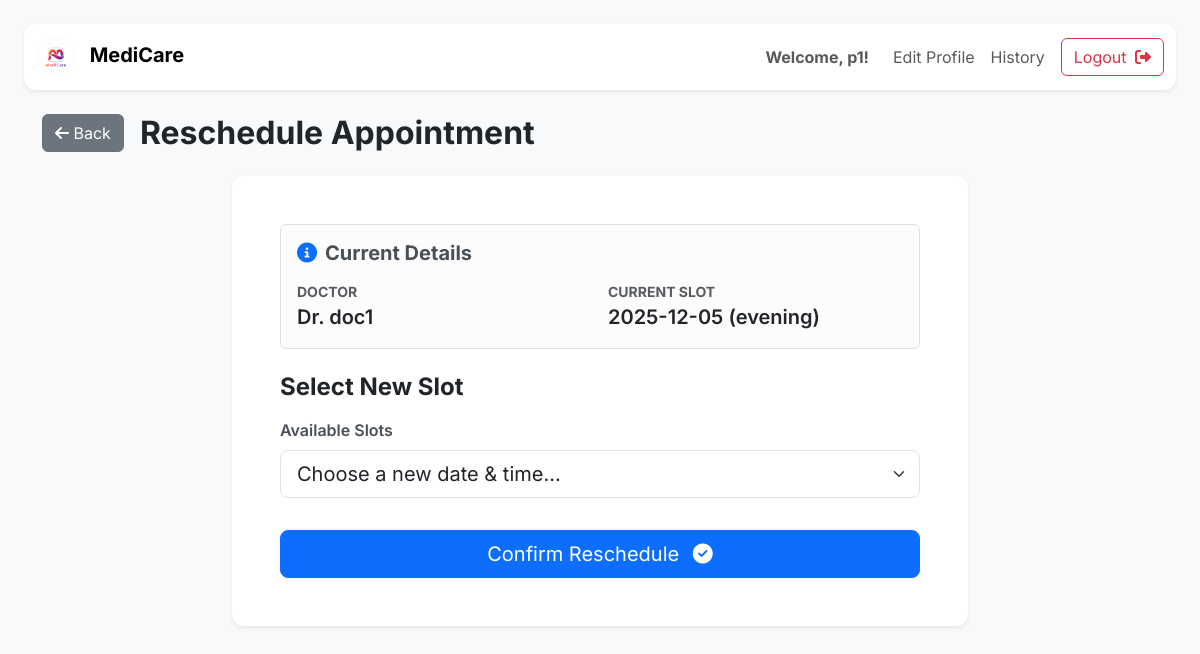
Screenshot of /reschedule_appointment/12 (signed in) with the database file from the repository.
### application/models.py (models this page shows)
class User(db.Model):
    __tablename__ = 'user'
    id = db.Column(db.Integer(),primary_key = True)
    blocked = db.Column(db.Boolean(), default=False, nullable=False)
    username = db.Column(db.String(), unique=True, nullable=False)
    password = db.Column(db.String(), nullable=False)
    type = db.Column(db.String(), default="patient", nullable=False)
    patient = db.relationship('Patient', backref='user', cascade="all, delete-orphan")
    doctor = db.relationship('Doctor', backref='user', cascade="all, delete-orphan")

class Doctor(db.Model):
    __tablename__ = 'doctor'
    id = db.Column(db.Integer(),primary_key = True)
    doctor_name = db.Column(db.String(), nullable=False)
    password = db.Column(db.String(), nullable=False)
    email = db.Column(db.String(), nullable=False)
    department_id = db.Column(db.Integer(), db.ForeignKey('department.id'), nullable=False)
    user_id = db.Column(db.Integer(), db.ForeignKey('user.id', ondelete="CASCADE"), nullable=False)
    type = db.Column(db.String(), nullable=False)
    experience = db.Column(db.Integer(), nullable=False)
    appointment = db.relationship('Appointment', backref='doctor')
    availability = db.relationship('Availability', backref='doctor', cascade="all, delete-orphan")

class Appointment(db.Model):
    __tablename__ = 'appointment'
    id = db.Column(db.Integer(),primary_key = True)
    patient_id = db.Column(db.Integer(), db.ForeignKey('patient.id', ondelete="CASCADE"), nullable=True)
    doctor_id = db.Column(db.Integer(), db.ForeignKey('doctor.id', ondelete="CASCADE"), nullable=True)
    date = db.Column(db.String(), nullable=False)
    time = db.Column(db.String(), nullable=False)
    visit_type = db.Column(db.String(), default="In-person", nullable=False)
    status = db.Column(db.String(), default="Upcoming")

### application/controllers.py (the view, shortened to what this page needs)
@app.route("/reschedule_appointment/<int:id>", methods=['GET', 'POST'])
def reschedule_appointment(id):
    patient, err = require_patient()
    if err: return err
    appt = Appointment.query.get_or_404(id)
    if appt.patient_id != patient.id:
        flash("Unauthorized!", "danger")
        return redirect("/patient")
    doctor = appt.doctor
    slots = Availability.query.filter_by(doctor_id=doctor.id, is_available=True).all()
    return render_template(
        "reschedule_appointment.html",
        appointment=appt,
        doctor=doctor,
        slots=slots,
        patient=patient,
        this_user=current_user()
    )

### application/controllers.py (called while the page is built)
def current_user():
    uid = session.get("user_id")
    return User.query.get(uid) if uid else None

def require_patient():
    user = current_user()
    if not user:
        return None, redirect("/login")
    patient = Patient.query.filter_by(user_id=user.id).first()
    if not patient:
        flash("Unauthorized!", "danger")
        return None, redirect("/patient")
    return patient, None

### templates/reschedule_appointment.html (shortened to what this page needs)
<!DOCTYPE html>
<html lang="en">
<head>
    <link href="https://cdn.jsdelivr.net/npm/bootstrap@5.3.2/dist/css/bootstrap.min.css" rel="stylesheet">
</head>
<body class="p-4">
    <nav class="navbar navbar-expand-lg navbar-light bg-white shadow-sm sticky-top mb-4" style="border-radius: 0.75rem;">
        <div class="container-fluid">
            <a class="navbar-brand" href="/patient">
                <img src="{{ url_for('static', filename='logo2.png') }}" alt="Logo" style="height: 40px; border-radius: 50%;">
                <span class="fw-bold ms-2">MediCare</span>
            </a>
            <div class="collapse navbar-collapse" id="patientNav">
                <ul class="navbar-nav ms-auto mb-2 mb-lg-0 align-items-center">
                    <li class="nav-item d-none d-lg-block">
                        <span class="navbar-text fw-bold me-3">Welcome, {{this_user.username}}!</span>
                    </li>
                    <li class="nav-item">
                        <a href="/edit_profile?username={{this_user.username}}" class="nav-link">Edit Profile</a>
                    </li>
                    <li class="nav-item">
                        <a href="/patient_history" class="nav-link">History</a>
                    </li>
                    <li class="nav-item">
                        <a href="/login" class="btn btn-outline-danger ms-lg-2">
                            Logout <i class="fa-solid fa-right-from-bracket ms-1"></i>
                        </a>
                    </li>
                </ul>
            </div>
        </div>
    </nav>
    <main class="container">
        <div class="d-flex align-items-center mb-4">
            <a href="/patient" class="btn btn-secondary me-3">
                <i class="fa-solid fa-arrow-left"></i> Back
            </a>
            <h2 class="mb-0 fw-bold">Reschedule Appointment</h2>
        </div>
        <div class="row justify-content-center">
            <div class="col-lg-8 col-md-10">
                <div class="card shadow-sm p-4 p-md-5">
                    <div class="alert alert-light border mb-4">
                        <h5 class="alert-heading fw-bold mb-3"><i class="fa-solid fa-info-circle me-2 text-primary"></i>Current Details</h5>
                        <div class="row g-3">
                            <div class="col-md-6">
                                <small class="text-muted text-uppercase fw-bold d-block">Doctor</small>
                                <span class="fs-5 fw-semibold text-dark">Dr. {{ doctor.doctor_name }}</span>
                            </div>
                            <div class="col-md-6">
                                <small class="text-muted text-uppercase fw-bold d-block">Current Slot</small>
                                <span class="fs-5 fw-semibold text-dark">{{ appointment.date }} ({{ appointment.time }})</span>
                            </div>
                        </div>
                    </div>
                    <form method="POST">
                        <h4 class="fw-bold mb-3">Select New Slot</h4>
                        {% if slots %}
                            <div class="mb-4">
                                <label class="form-label">Available Slots</label>
                                <select name="slot_id" class="form-select form-select-lg" required>
                                    <option value="" selected disabled>Choose a new date & time...</option>
                                </select>
                            </div>
                            <div class="d-grid pt-2">
                                <button class="btn btn-primary btn-lg">
                                    Confirm Reschedule <i class="fa-solid fa-check-circle ms-2"></i>
                                </button>
                            </div>
                        {% endif %}
                    </form>
                </div>
            </div>
        </div>
    </main>
</body>
</html>

### templates/reschedule_appointment.html (style rules this page uses)
body { font-family: 'Inter', sans-serif; background-color: #f8f9fa; }
.card { border: none; border-radius: 0.75rem; }
.form-label { font-weight: 600; color: #495057; margin-bottom: 0.5rem; }

### rows the page displays
User: username "p1"
Doctor: doctor_name "doc1"
Appointment: date "2025-12-05", time "evening"
